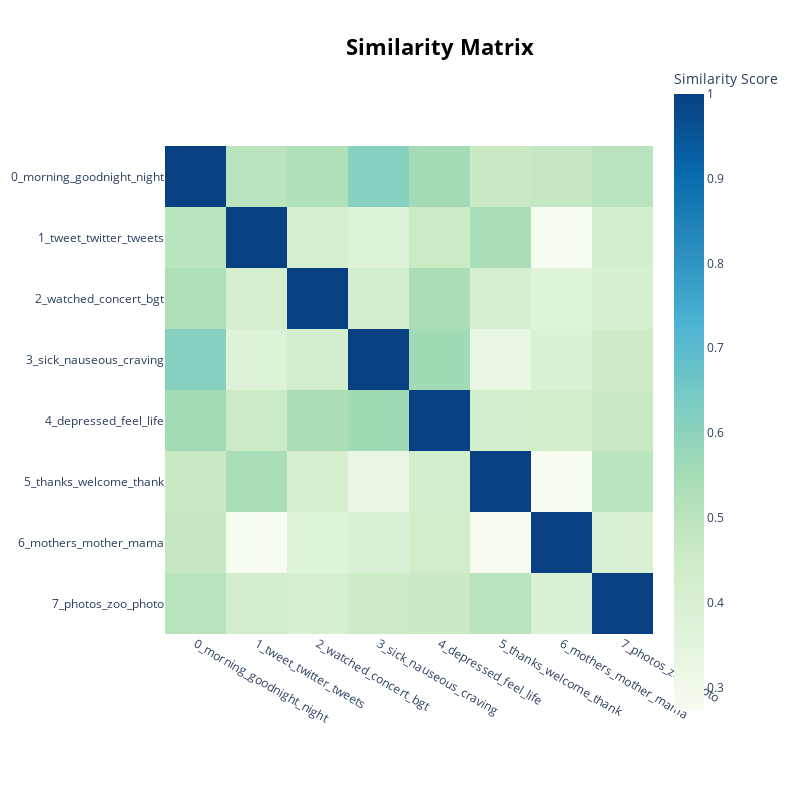

This figure's notebook cell:
### Code cell
topic_model.visualize_heatmap()

### Figure 1 — Plotly figure (JSON) as saved in the notebook; plotly's stock layout.template omitted (floating-point values rounded to 4 significant figures)
{"data": [{"coloraxis": "coloraxis", "hovertemplate": "x: %{x}<br>y: %{y}<br>Similarity Score: %{z}<extra></extra>", "name": "0", "type": "heatmap", "x": ["0_morning_goodnight_night", "1_tweet_twitter_tweets", "2_watched_concert_bgt", "3_sick_nauseous_craving", "4_depressed_feel_life", "5_thanks_welcome_thank", "6_mothers_mother_mama", "7_photos_zoo_photo"], "xaxis": "x", "y": ["0_morning_goodnight_night", "1_tweet_twitter_tweets", "2_watched_concert_bgt", "3_sick_nauseous_craving", "4_depressed_feel_life", "5_thanks_welcome_thank", "6_mothers_mother_mama", "7_photos_zoo_photo"], "yaxis": "y", "z": [[1.0, 0.5029, 0.5281, 0.6126, 0.5561, 0.4637, 0.4728, 0.5064], [0.5029, 1.0, 0.4157, 0.3753, 0.4569, 0.541, 0.2758, 0.4217], [0.5281, 0.4157, 1.0, 0.4252, 0.5391, 0.4122, 0.3636, 0.4057], [0.6126, 0.3753, 0.4252, 1.0, 0.5604, 0.3243, 0.3881, 0.4506], [0.5561, 0.4569, 0.5391, 0.5604, 1.0, 0.4286, 0.434, 0.4607], [0.4637, 0.541, 0.4122, 0.3243, 0.4286, 1.0, 0.2732, 0.5017], [0.4728, 0.2758, 0.3636, 0.3881, 0.434, 0.2732, 1.0, 0.3889], [0.5064, 0.4217, 0.4057, 0.4506, 0.4607, 0.5017, 0.3889, 1.0]]}], "layout": {"coloraxis": {"colorbar": {"title": {"text": "Similarity Score"}}, "colorscale": [[0, "rgb(247,252,240)"], [0.125, "rgb(224,243,219)"], [0.25, "rgb(204,235,197)"], [0.375, "rgb(168,221,181)"], [0.5, "rgb(123,204,196)"], [0.625, "rgb(78,179,211)"], [0.75, "rgb(43,140,190)"], [0.875, "rgb(8,104,172)"], [1, "rgb(8,64,129)"]]}, "height": 800, "hoverlabel": {"bgcolor": "white", "font": {"family": "Rockwell", "size": 16}}, "legend": {"title": {"text": "Trend"}}, "margin": {"t": 60}, "showlegend": true, "title": {"font": {"color": "Black", "size": 22}, "text": "<b>Similarity Matrix</b>", "x": 0.55, "xanchor": "center", "y": 0.95, "yanchor": "top"}, "width": 800, "xaxis": {"anchor": "y", "constrain": "domain", "domain": [0, 1], "scaleanchor": "y"}, "yaxis": {"anchor": "x", "autorange": "reversed", "constrain": "domain", "domain": [0, 1]}}}
